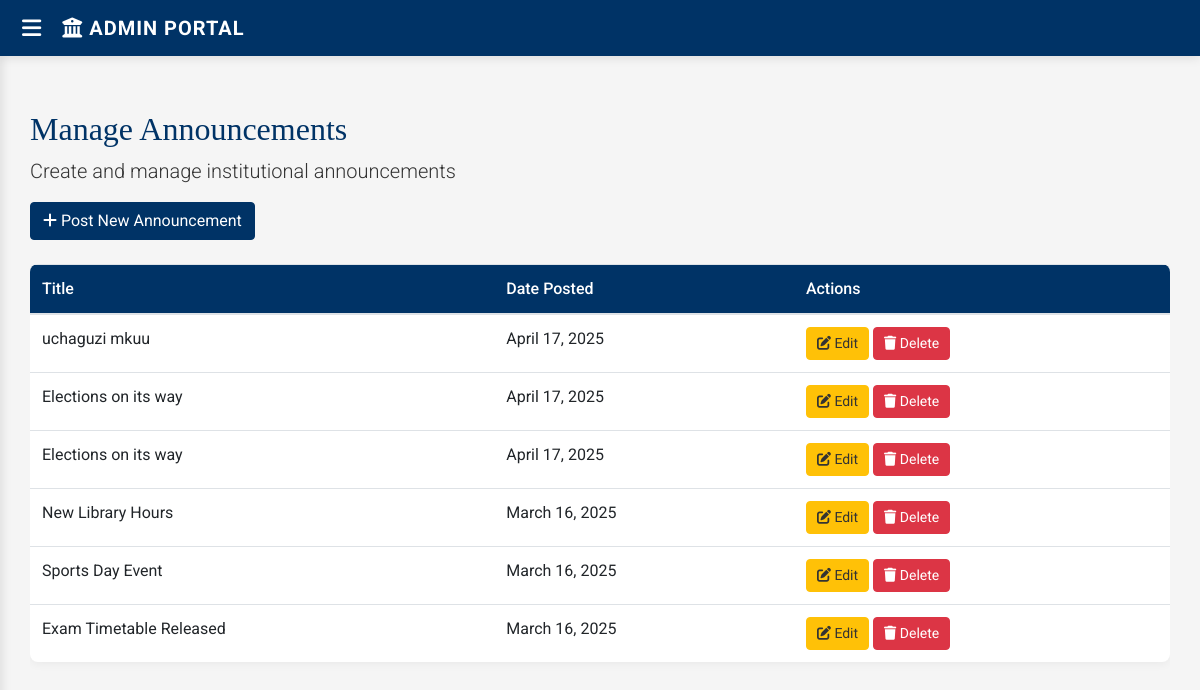
/admin_announcement.php (signed in), run on the app's committed database.
### tables this page shows
CREATE TABLE `announcements` (
  `id` int(11) NOT NULL,
  `title` varchar(255) NOT NULL,
  `content` text NOT NULL,
  `images` text NOT NULL,
  `date_posted` timestamp NOT NULL DEFAULT current_timestamp()
);

### admin_announcement.php (the view, shortened to what this page needs)
<?php
$conn = new mysqli("localhost", "root", "", "studentsportal");
$result = $conn->query("SELECT * FROM announcements ORDER BY date_posted DESC");
?>
<!DOCTYPE html>
<html lang="en">
<head>
    <link href="https://stackpath.bootstrapcdn.com/bootstrap/4.5.2/css/bootstrap.min.css" rel="stylesheet">
    <link rel="stylesheet" href="https://cdnjs.cloudflare.com/ajax/libs/font-awesome/6.4.0/css/all.min.css">
</head>
<body>
    <nav class="navbar navbar-expand-lg navbar-dark fixed-top">
        <button class="toggle-btn" onclick="toggleSidebar()"><i class="fas fa-bars"></i></button>
        <a class="navbar-brand" href="#">
            <i class="fas fa-university"></i> ADMIN PORTAL
        </a>
    </nav>
    <div id="content">
        <header>
            <h2>Manage Announcements</h2>
            <p class="lead">Create and manage institutional announcements</p>
        </header>
        <a href="post_announcement.php" class="btn btn-primary mb-4">
            <i class="fas fa-plus"></i> Post New Announcement
        </a>
        <div class="table-responsive">
            <table class="table">
                <thead>
                    <tr>
                        <th>Title</th>
                        <th>Date Posted</th>
                        <th>Actions</th>
                    </tr>
                </thead>
                <tbody>
                    <?php while ($row = $result->fetch_assoc()) : ?>
                        <tr>
                            <td><?php echo htmlspecialchars($row['title']); ?></td>
                            <td><?php echo date('F j, Y', strtotime($row['date_posted'])); ?></td>
                            <td>
                                <a href="edit_announcement.php?id=<?php echo $row['id']; ?>" class="btn btn-warning btn-sm">
                                    <i class="fas fa-edit"></i> Edit
                                </a>
                                <a href="admin_announcement.php?delete=<?php echo $row['id']; ?>" class="btn btn-danger btn-sm" onclick="return confirm('Are you sure you want to delete this announcement?');">
                                    <i class="fas fa-trash"></i> Delete
                                </a>
                            </td>
                        </tr>
                    <?php endwhile; ?>
                </tbody>
            </table>
        </div>
    </div>
</body>
</html>

### admin_announcement.php (style rules this page uses)
:root { --primary-blue: #003366; --secondary-blue: #005b96; --accent-gold: #d4af37; --light-gray: #f5f5f5; --dark-gray: #333333; --warning-orange: #ffc107; --danger-red: #dc3545; }
body { background-color: var(--light-gray); color: var(--dark-gray); font-family: 'Roboto', sans-serif; padding-top: 80px; }
h1, h2, h3, h4 { font-family: 'Playfair Display', serif; color: var(--primary-blue); }
.navbar { background-color: var(--primary-blue); box-shadow: 0 2px 10px rgba(0, 0, 0, 0.1); }
.navbar-brand { font-weight: 700; letter-spacing: 1px; }
#content { margin-left: 0; transition: margin-left 0.3s; padding: 30px; }
.table { background-color: white; border-radius: 8px; overflow: hidden; box-shadow: 0 2px 10px rgba(0, 0, 0, 0.05); margin-bottom: 30px; }
.table thead { background-color: var(--primary-blue); color: white; }
.table th { font-weight: 500; }
.btn-primary { background-color: var(--primary-blue); border-color: var(--primary-blue); }
.btn-warning { background-color: var(--warning-orange); border-color: var(--warning-orange); color: var(--dark-gray); }
.btn-danger { background-color: var(--danger-red); border-color: var(--danger-red); }
.btn-sm { padding: 5px 10px; font-size: 0.875rem; border-radius: 4px; }
.toggle-btn { background: transparent; border: none; color: white; font-size: 22px; cursor: pointer; margin-right: 15px; }

### data on the page
announcements: title "uchaguzi mkuu", date_posted "April 17, 2025"
announcements: title "Elections on its way", date_posted "April 17, 2025"
announcements: title "Elections on its way", date_posted "April 17, 2025"
announcements: title "New Library Hours", date_posted "March 16, 2025"
announcements: title "Sports Day Event", date_posted "March 16, 2025"
announcements: title "Exam Timetable Released", date_posted "March 16, 2025"
